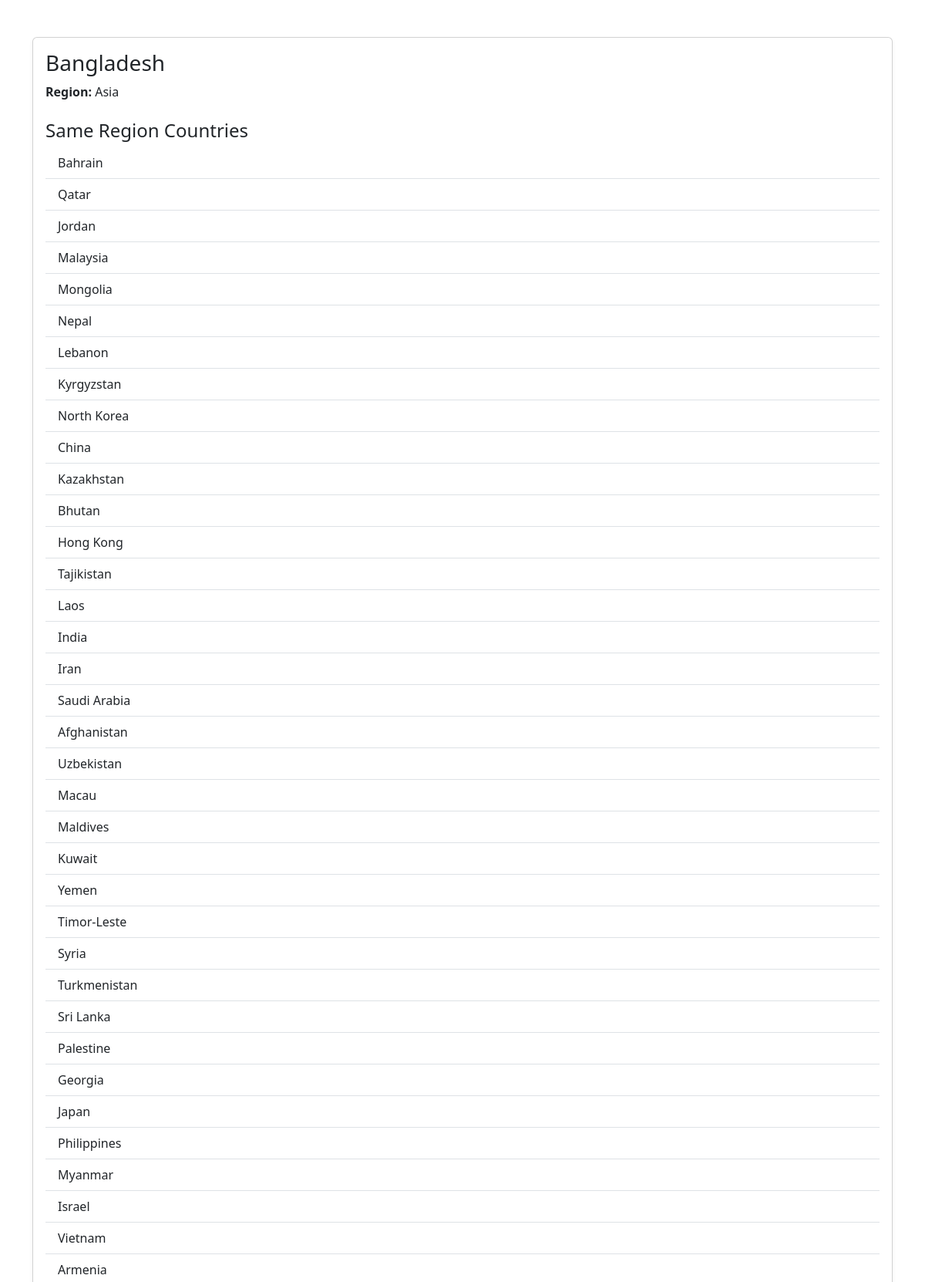
The app's page /countries/251/details/ (upper part) with its own data.
### countries/models.py (models this page shows, shortened)
class Country (models.Model):
    name = models.CharField(max_length=255)
    official_name = models.CharField(max_length=255, null=True, blank=True)
    capital = models.CharField(max_length=255, null=True, blank=True)
    region = models.CharField(max_length=100, null=True, blank=True)
    subregion = models.CharField(max_length=100, null=True, blank=True)
    population = models.BigIntegerField(null=True, blank=True)
    area = models.FloatField(null=True, blank=True)
    flag_url = models.URLField(null=True, blank=True)
    independent = models.BooleanField(null=True)
    cca2 = models.CharField(max_length=5, null=True, blank=True)
    cca3 = models.CharField(max_length=5, null=True, blank=True)
    ccn3 = models.CharField(max_length=5, null=True, blank=True)
    currencies = models.JSONField(null=True, blank=True)
    languages = models.JSONField(null=True, blank=True)

### countries/views.py (the view)
# urls.py: path('countries/<int:pk>/details/',views.country_details,name = 'country_details'),
def country_details(request, pk):
    country = get_object_or_404(Country, pk=pk)
    same_region = Country.objects.filter(
        region=country.region).exclude(pk=country.pk)
    try:
        languages = json.loads(country.languages)
        if isinstance(languages, dict):
            languages = languages.values()
        else:
            languages = languages.split(',')
    except Exception:
        languages = [country.languages]
    return render(request, 'countries/country_details.html', {
        'country': country,
        'same_region': same_region,
        'languages': languages,
    })

### countries/templates/countries/country_details.html (shortened to what this page needs)
{% load static %}
<!DOCTYPE html>
<html lang="en">
<head>
    <link href="https://cdn.jsdelivr.net/npm/bootstrap@5.3.0/dist/css/bootstrap.min.css" rel="stylesheet">
</head>
<body>
<div class="container mt-5">
    <div class="card shadow-sm">
        <div class="card-body">
            <h3 class="card-title">{{ country.name }}</h3>
            <p class="card-text"><strong>Region:</strong> {{ country.region }}</p>
            <h4 class="mt-4">Same Region Countries</h4>
            <ul class="list-group list-group-flush">
                {% for c in same_region %}
                    <li class="list-group-item">{{ c.name }}</li>
                {% empty %}
                    <li class="list-group-item text-muted">No other countries in this region.</li>
                {% endfor %}
            </ul>
        </div>
    </div>
</div>
</body>
</html>

### records on screen
Country: name "Bangladesh", region "Asia"
Country: name "Bahrain"
Country: name "Qatar"
Country: name "Jordan"
Country: name "Malaysia"
Country: name "Mongolia"
Country: name "Nepal"
Country: name "Lebanon"
Country: name "Kyrgyzstan"
Country: name "North Korea"
Country: name "China"
Country: name "Kazakhstan"
Country: name "Bhutan"
Country: name "Hong Kong"
Country: name "Tajikistan"
Country: name "Laos"
Country: name "India"
Country: name "Iran"
Country: name "Saudi Arabia"
Country: name "Afghanistan"
Country: name "Uzbekistan"
Country: name "Macau"
Country: name "Maldives"
Country: name "Kuwait"
Country: name "Yemen"
Country: name "Timor-Leste"
Country: name "Syria"
Country: name "Turkmenistan"
Country: name "Sri Lanka"
Country: name "Palestine"
Country: name "Georgia"
Country: name "Japan"
Country: name "Philippines"
Country: name "Myanmar"
Country: name "Israel"
Country: name "Vietnam"
Country: name "Armenia"
